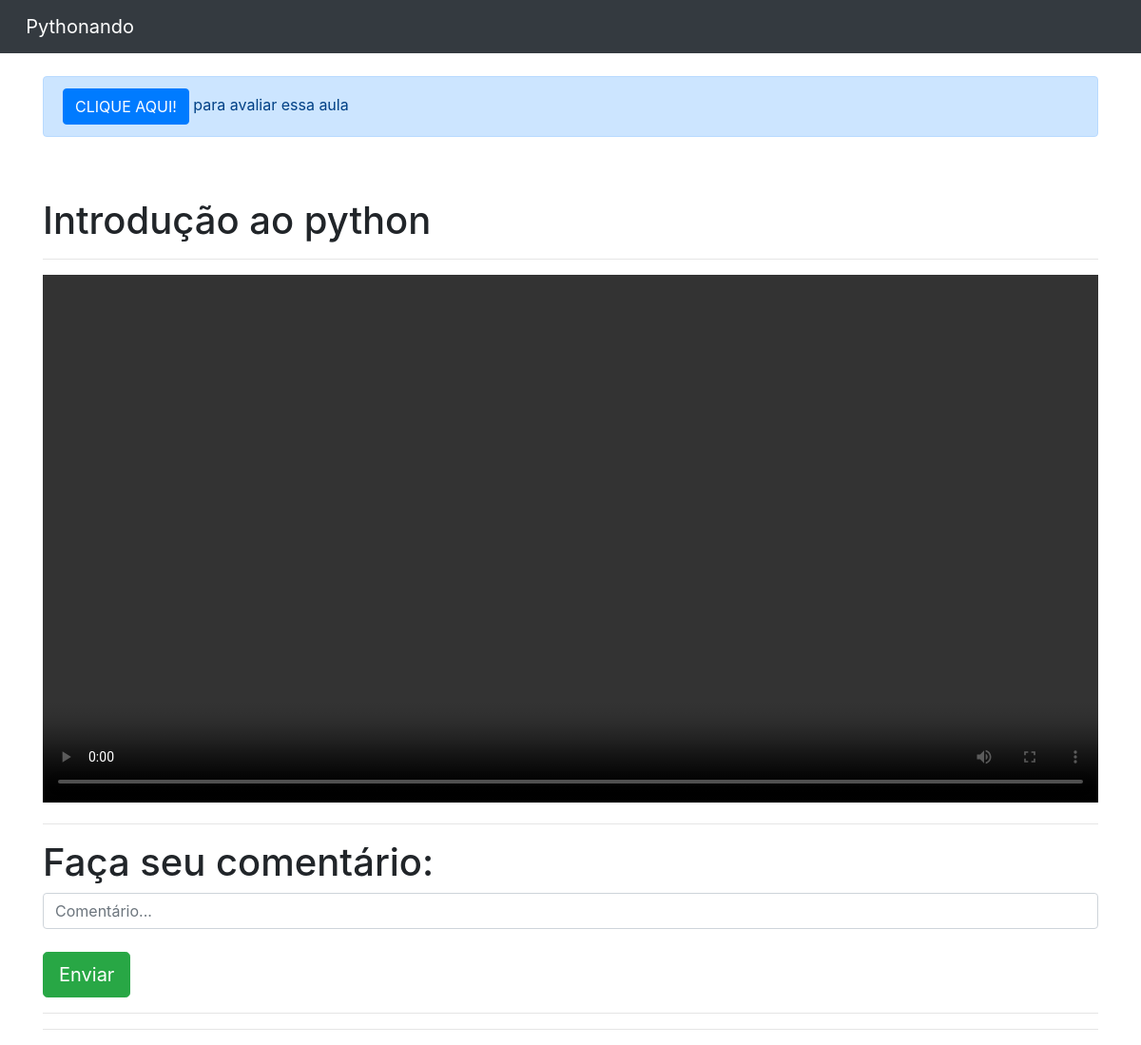
Before: /home/aula/1 (signed in) with the older database file.
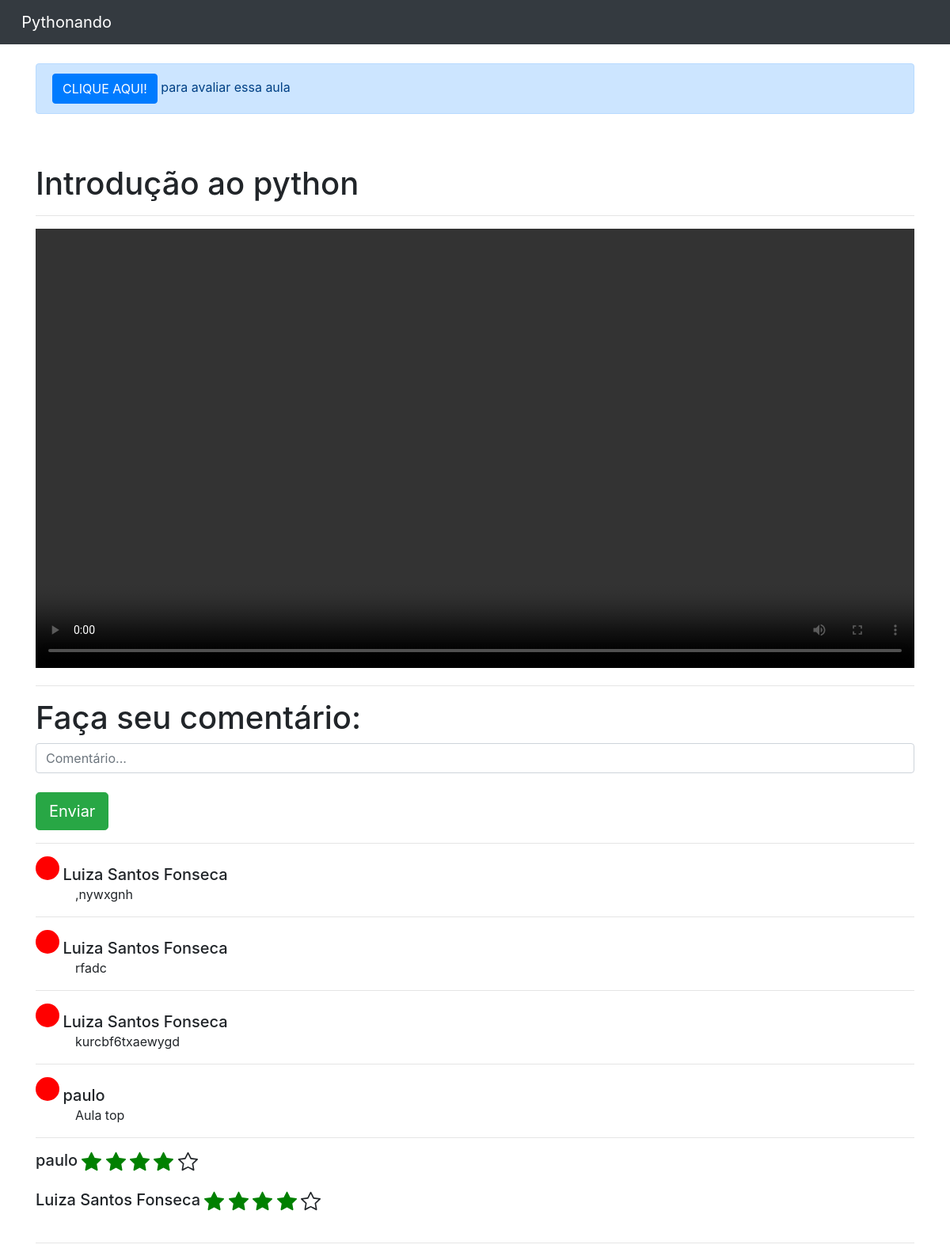
After: the same page with the newer database file.
### cursos/models.py (models this page shows, shortened)
class Comentarios(models.Model):
    usuario = models.ForeignKey(Usuario, on_delete = models.DO_NOTHING)
    comentario = models.TextField()
    data = models.DateTimeField(default = datetime.now)
    aula = models.ForeignKey(Aulas, on_delete = models.DO_NOTHING)

class NotasAulas(models.Model):
    choices = (
        ('p', 'Péssimo'),
        ('r', 'Ruim'),
        ('re', 'Regular'),
        ('b', 'bom'),
        ('o', 'Ótimo')
    )
    aula = models.ForeignKey(Aulas, on_delete=models.DO_NOTHING)
    nota = models.CharField(max_length=50, choices=choices)
    usuario = models.ForeignKey(Usuario, on_delete=models.DO_NOTHING)

### usuarios/models.py (models this page shows)
class Usuario(models.Model):
    nome = models.CharField(max_length=50)
    email = models.EmailField()
    senha = models.CharField(max_length=64)
    def __str__(self) -> str:
        return self.nome

### cursos/views.py (the view)
# urls.py: path('aula/<int:id>', views.aula, name= 'aula'),
def aula(request, id):
    if request.session.get('usuario'):
        aula = Aulas.objects.get(id = id)
        usuario_id = request.session['usuario']
        comentarios = Comentarios.objects.filter(aula = aula).order_by('-data')
        request_usuario = request.session.get('usuario')
        usuario_avaliou = NotasAulas.objects.filter(aula_id = id).filter(usuario_id = request_usuario)
        avaliacoes = NotasAulas.objects.filter(aula_id = id)
        return render(request, 'aula.html', {'aula': aula,
                                            'usuario_id': usuario_id,
                                            'comentarios': comentarios,
                                            'request_usuario': request_usuario,
                                            'usuario_avaliou': usuario_avaliou,
                                            'avaliacoes': avaliacoes})
    else:
        return redirect('/auth/login/?status=2')

### cursos/templatetags/filtros.py (called while the page is built)
@register.filter
def return_list(value, arg):
    return [i for i in range(int(arg))]

### cursos/templates/aula.html (shortened to what this page needs)
{% extends 'base.html'%}
{% load filtros %}
{% block 'body' %}
<div class="container">
  {% if not usuario_avaliou %}
  <br>
    <div class="alert alert-primary" role="alert">
      <button type="button" class="btn btn-primary" data-toggle="modal" data-target="#exampleModal">
        CLIQUE AQUI!
      </button> para avaliar essa aula
    </div>
  {% endif %}
  <br>
  <br>
  <h1>{{aula.nome}}</h1>
  <hr>
  <video  width="100%" controls>
      <source src="{{aula.aula.url}}" type="video/mp4">
    </video>
  <hr>
  <h1>Faça seu comentário: </h1>
  <input id="comentario" type="text" placeholder="Comentário..." class="form-control">
  <br>
  <input onclick="envia_comentario()" type="button" value="Enviar" class="btn btn-success btn-lg">
  <hr>
  <div id="comentarios">
    {% for i in comentarios%}
      <div style="background-color: red; width: 30px; height: 30px; border-radius: 15px; display: inline-block;"></div>
      <h5 style="display: inline;">{{i.usuario}}</h5>
      <p style="margin-left: 50px;">{{i.comentario}}</p>
      <hr>
    {% endfor %}
  </div>
  <div id="avaliacoes">
    {% for i in avaliacoes%}
      <h5 style="display: inline;">
        {{i.usuario}}
      </h5>
      <br>
      <br>
    {% endfor %}
    <hr>
</div>
</div>
{% endblock %}

Changed rows visible on the page:
added Comentarios: usuario "Luiza Santos Fonseca", comentario ",nywxgnh"
added Comentarios: usuario "Luiza Santos Fonseca", comentario "rfadc"
added Comentarios: usuario "Luiza Santos Fonseca", comentario "kurcbf6txaewygd"
added Comentarios: usuario "paulo", comentario "Aula top"
added NotasAulas: usuario "paulo", nota "b" (drawn)
added NotasAulas: usuario "Luiza Santos Fonseca", nota "b" (drawn)
